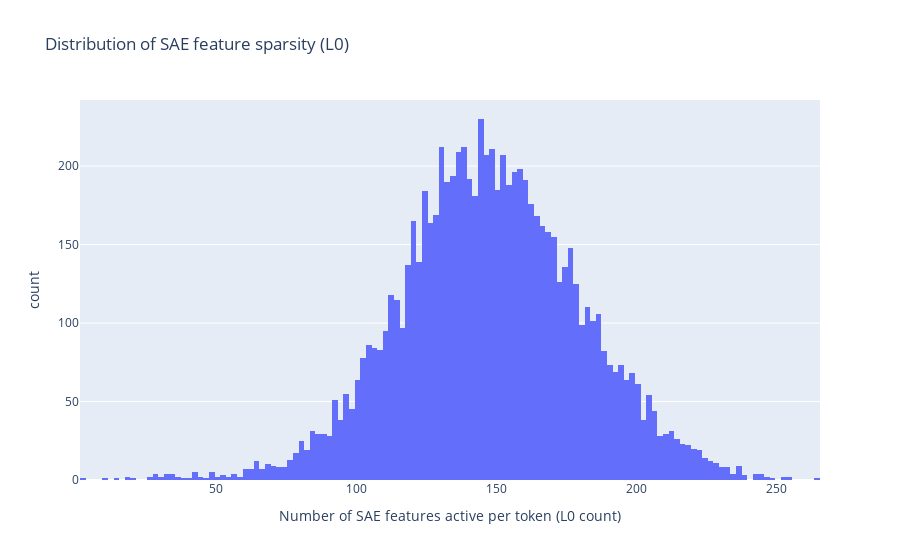

Notebook code cell kept with this figure:
### Markdown cell above
## L0 sparsity check

Compute the number of active SAE features per token to sanity-check sparsity.

### Code cell
sae.eval()
with torch.no_grad():
    tokens = batch_tokens
    target_layer = int(hook_name.split('.')[1]) if hook_name.startswith('blocks.') else None
    _, cache = model.run_with_cache(
        tokens,
        prepend_bos=prepend_bos,
        names_filter=[hook_name],
        stop_at_layer=(target_layer + 1) if target_layer is not None else None,
    )
    acts = cache[hook_name]
    feature_acts = sae.encode(acts)
    l0 = (feature_acts > 0).sum(dim=-1).float()
    if prepend_bos:
        l0 = l0[:, 1:]
    l0_flat = l0.flatten().cpu()
    l0_values = l0_flat.numpy()
    print(f'Mean L0: {l0_flat.mean().item():.2f} +/- {l0_flat.std().item():.2f}')
    del cache, acts, feature_acts
    if torch.cuda.is_available():
        torch.cuda.empty_cache()

fig = px.histogram(
    x=l0_values,
    labels={
        'x': 'Number of SAE features active per token (L0 count)',
        'y': 'Token positions in sampled batch',
    },
    title='Distribution of SAE feature sparsity (L0)',
)
fig.show()

### Figure 1 — Plotly figure (JSON) as saved in the notebook; plotly's stock layout.template omitted (floating-point values rounded to 4 significant figures; data arrays with more than 128 entries replaced by an {"elided": "..."} marker saying what was removed)
{"data": [{"bingroup": "x", "hovertemplate": "Number of SAE features active per token (L0 count)=%{x}<br>count=%{y}<extra></extra>", "legendgroup": "", "marker": {"color": "#636efa", "pattern": {"shape": ""}}, "name": "", "orientation": "v", "showlegend": false, "type": "histogram", "x": {"elided": "8160 float values"}, "xaxis": "x", "yaxis": "y"}], "layout": {"barmode": "relative", "legend": {"tracegroupgap": 0}, "title": {"text": "Distribution of SAE feature sparsity (L0)"}, "xaxis": {"anchor": "y", "domain": [0, 1], "title": {"text": "Number of SAE features active per token (L0 count)"}}, "yaxis": {"anchor": "x", "domain": [0, 1], "title": {"text": "count"}}}}
